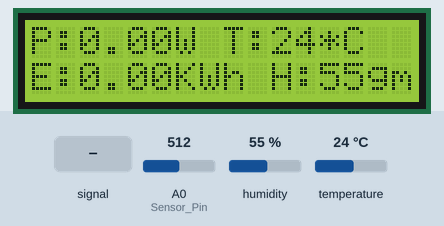
This sketch was run on a simulated ESP8266 (NodeMCU). Parts: 16×2 character LCD. The inputs (shaded band) are chosen by the test bench; at power-on: humidity 55 %, A0 (Sensor_Pin) = 512, temperature 24 °C. WiFi joins after 1.5 s; servers stay silent unless stated; what the sketch prints to the serial monitor is not drawn.

Above: at 5.7 s.
5.8 s: A0 (Sensor_Pin) fed a 200 Hz sine of ±81 counts around its level
At 6.5 s:
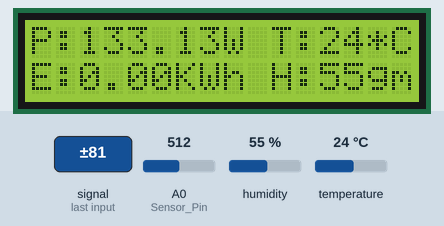
7.6 s: humidity set to 22 %
At 8.8 s:
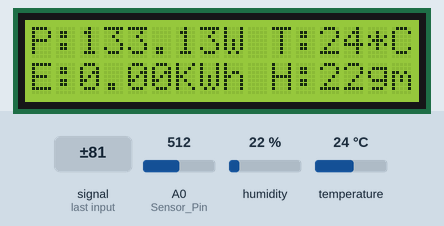
9.5 s: A0 (Sensor_Pin) set to 716
At 12.2 s:
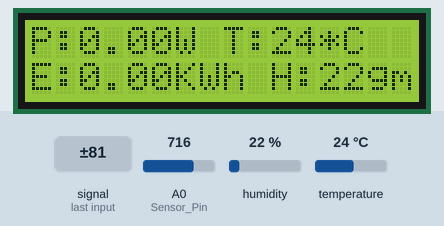
12.5 s: temperature set to 12 °C
At 14.6 s:
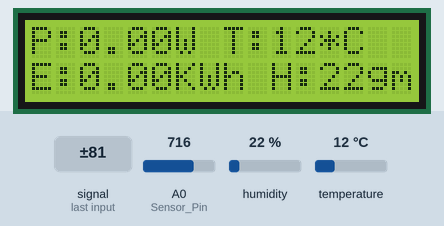
15.5 s: A0 (Sensor_Pin) fed a 1000 Hz sine of ±255 counts around its level
At 17.1 s:
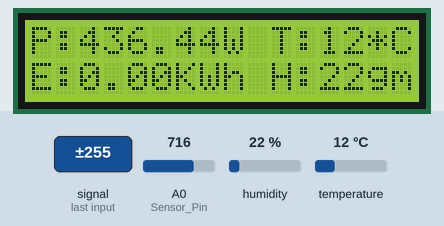
17.4 s: A0 (Sensor_Pin) set to 1010
At 18.3 s:
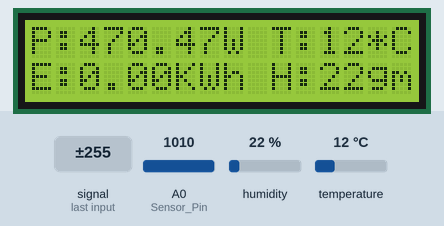
Timing chart, 0 to 20.4 s (numbered marks = the images above; inputs shaded):
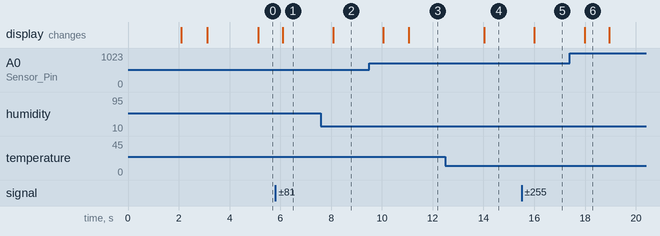

Measured:
- after the input at 5.8 s, the display: changes after 0.30 s (image 1)
- after the input at 7.6 s, the display: changes after 0.49 s (image 2)
- after the input at 9.5 s, the display: first changes after 0.56 s (image 3 shows a later state)
- after the input at 12.5 s, the display: changes after 1.5 s (image 4)
- after the input at 15.5 s, the display: changes after 0.49 s (image 5)
- after the input at 17.4 s, the display: changes after 0.58 s (image 6)
- what the display in image 6 shows lasts 1.0 s, from 18.0 s to 19.0 s

The sketch:

home_automation.ino
```cpp
#include<ESP8266WiFi.h>
#include<ESP8266WiFiMulti.h>
#include<LiquidCrystal_I2C.h>
#include <DHT.h>
LiquidCrystal_I2C lcd(0x27, 16, 2);
ESP8266WiFiMulti wifimulti;


//Constants
#define DHTPIN 13     // what pin we're connected to
#define DHTTYPE DHT11   // DHT 11  (AM2302)
// Initialize DHT sensor for normal 16mhz Arduino
DHT dht(DHTPIN, DHTTYPE);

//Variables
int chk;
float hum;  //Stores humidity value
float temp; //Stores temperature value

const int Sensor_Pin = A0;
unsigned int Sensitivity = 185;   // 185mV/A for 5A, 100 mV/A for 20A and 66mV/A for 30A Module
float Vpp = 0; // peak-peak voltage
float Vrms = 0; // rms voltage
float Irms = 0; // rms current
float Supply_Voltage = 200.0;           // reading from DMM
float Vcc = 3.33;         // ADC reference voltage // voltage at 5V pin
float power = 0;         // power in watt
float Wh = 0 ;            // Energy in kWh
unsigned long last_time = 0;
unsigned long current_time = 0;
unsigned long interval = 100;
unsigned int calibration = 100;  // V2 slider calibrates this
unsigned int pF = 70;           // Power Factor default 95
//float bill_amount = 0;   // 30 day cost as present energy usage incl approx PF
//unsigned int energyTariff = 8.0; // Energy cost per unit (kWh)

void setup() {
  Serial.begin(115200);
  dht.begin();
  lcd.begin();
  lcd.backlight();
  pinMode(Sensor_Pin, INPUT);

  wifimulti.addAP("", ""); //Add multiple networks to connect to
  wifimulti.addAP("", "");
  wifimulti.addAP("", "");
  wifimulti.addAP("", "");
  lcd.print("Connecting");
  Serial.print("Connecting");
  while (wifimulti.run() != WL_CONNECTED) {
    lcd.print(".");
    Serial.print(".");
    delay(1000);
  }
  delay(500);
  lcd.clear();
  lcd.print("Connected to:");
  Serial.print("\nConnected to: ");
  lcd.setCursor(0, 1);
  lcd.print(WiFi.SSID());
  Serial.println(WiFi.SSID());
  delay(1000);
  lcd.clear();
  lcd.print("IP Adress:");
  Serial.print("IP Adress: ");
  lcd.setCursor(0, 1);
  lcd.print(WiFi.localIP());
  Serial.println(WiFi.localIP());
  delay(1000);
}

void loop() {
  getACS712();
  read_dht();
  lcd_disp();
}

void getACS712() {  // for AC
  Vpp = getVPP();
  Vrms = (Vpp / 2.0) * 0.707;
  Vrms = Vrms - (calibration / 10000.0);     // calibtrate to zero with slider
  Irms = (Vrms * 1000) / Sensitivity ;
  if (Irms >= -0.01 && Irms <= -0.04) { // remove low end chatter
    Irms = 0.0;
  }
  //power= (Supply_Voltage * Irms) * (pF / 100.0);
  power = avg_power();
  if (power < 0) {
    power = 0;
  }
  last_time = current_time;
  current_time = millis();
  Wh = Wh +  power * (( current_time - last_time) / 3600000.0) ; // calculating energy in Watt-Hour
  //  bill_amount = Wh * (energyTariff / 1000);
  Serial.print("Irms:  ");
  Serial.print(String(Irms, 2));
  Serial.println(" A");
  Serial.print("Power: ");
  Serial.print(String(power, 2));
  Serial.println(" W");
}
float getVPP()
{
  float result;
  int readValue;
  int maxValue = 0;
  int minValue = 1024;
  uint32_t start_time = millis();
  while ((millis() - start_time) < 950) //read every 0.95 Sec
  {
    readValue = analogRead(Sensor_Pin);
    if (readValue > maxValue)
    {
      maxValue = readValue;
    }
    if (readValue < minValue)
    {
      minValue = readValue;
    }
  }
  result = ((maxValue - minValue) * Vcc) / 1024.0;
  return result;
}

float avg_power() {
  int acc = 0;
  for (int i = 0; i <= 1000; i++) {
    power = (Supply_Voltage * Irms) * (pF / 100.0);
    acc += power;
  }
  float average = acc / 1000.0;
  return average;

}

void lcd_disp() {
  lcd.clear();
  lcd.print("P:");
  lcd.print(power);
  lcd.print("W ");
  lcd.print("T:");
  lcd.print(int(temp));
  lcd.print("*C");
  lcd.setCursor(0, 1);
  lcd.print("E:");
  lcd.print((Wh / 1000));
  lcd.print("KWh ");
  lcd.print("H:");
  lcd.print(int(hum));
  lcd.print("gm");
}

void read_dht()
{
  //Read data and store it to variables hum and temp
  hum = dht.readHumidity();
  temp = dht.readTemperature();
  //Print temp and humidity values to serial monitor
  Serial.print("Humidity: ");
  Serial.print(hum);
  Serial.print(" %, Temp: ");
  Serial.print(temp);
  Serial.println(" Celsius");
  //delay(2000); //Delay 2 sec.
}
```
